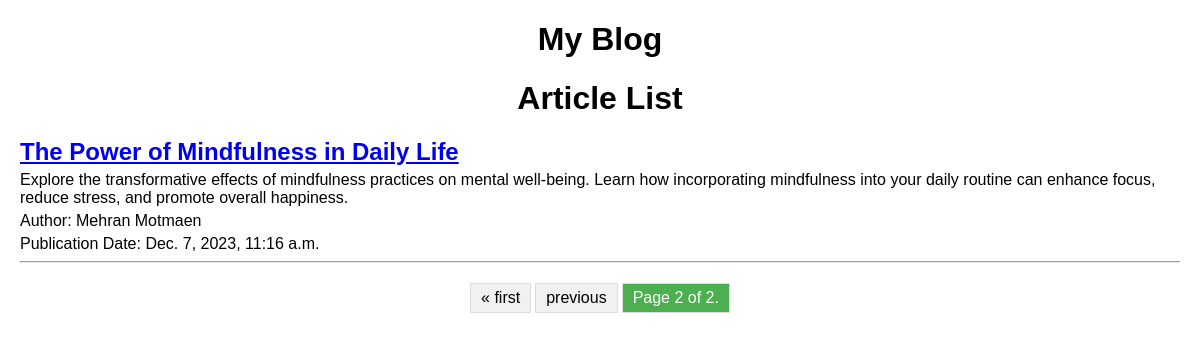
The page /blog/articles/?page=2 on the database its author committed.
### blog/models.py (models this page shows, shortened)
class Article(models.Model):
    title = models.CharField(
        max_length=255, help_text="Enter the title of the article."
    )
    slug = models.SlugField(
        unique=True,
        blank=True,
        help_text="A URL-friendly version of the title, automatically generated from the title.",
    )
    content = models.TextField(help_text="Enter the content of the article.")
    author = models.ForeignKey(
        User,
        on_delete=models.CASCADE,
        help_text="Select the author of the article.",
    )
    publication_datetime = models.DateTimeField(
        auto_now_add=True,
        help_text="The date and time when the article was published.",
    )
    is_online = models.BooleanField(
        default=True,
        help_text="Check to make the article available online; uncheck to take it offline.",
    )

### blog/views.py (the view)
# urls.py: path("articles/", ArticleListView.as_view(), name="article_list"),
class ArticleListView(ListView):
    model = Article
    template_name = "article_list.html"
    context_object_name = "articles"
    paginate_by = 5
    def get_queryset(self):
        return self.model.objects.filter(is_online=True)

### blog/templates/article_list.html (shortened to what this page needs)
{% extends 'base.html' %}
{% block content %}
    <h1>Article List</h1>
    {% for article in articles %}
        <h2><a href="{% url 'article_detail' slug=article.slug pk=article.id %}">{{ article.title }}</a></h2>
        <p>{{ article.content|truncatewords:50 }}</p>
        {% if article.author.get_full_name %}
            <p>Author: {{ article.author.get_full_name }}</p>
        {% else %}
            <p>Author: {{ article.author.username }}</p>
        {% endif %}
        <p>Publication Date: {{ article.publication_datetime }}</p>
        <hr>
    {% endfor %}
    <div class="pagination">
        <span class="step-links">
            {% if page_obj.has_previous %}
                <a href="?page=1">&laquo; first</a>
                <a href="?page={{ page_obj.previous_page_number }}">previous</a>
            {% endif %}
            <span class="current">
                Page {{ page_obj.number }} of {{ paginator.num_pages }}.
            </span>
        </span>
    </div>
{% endblock %}

### blog/static/css/styles.css (style rules this page uses)
body { font-family: Arial, sans-serif; margin: 20px; }
h1 { text-align: center; }
h2 { margin-bottom: 5px; }
p { margin: 5px 0; }
.pagination { display: flex; justify-content: center; margin-top: 20px; }
.step-links { display: flex; align-items: center; }
.step-links a { padding: 5px 10px; margin: 0 2px; border: 1px solid #ddd; background-color: #f1f1f1; color: black; text-decoration: none; }
.step-links .current { padding: 5px 10px; margin: 0 2px; border: 1px solid #ddd; background-color: #4CAF50; color: white; }

### rows shown on the page
Article: title "The Power of Mindfulness in Daily Life", content "Explore the transformative effects of mindfulness practices on mental well-being. Learn how incorporating mindfulness into your daily routine can enhance focus, reduce stress, and promote overall happiness.", author.get_full_name "Mehran Motmaen", publication_datetime "Dec. 7, 2023, 11:16 a.m."

### other values the page prints
{{ page_obj.number }} "2"
{{ paginator.num_pages }} "2"
